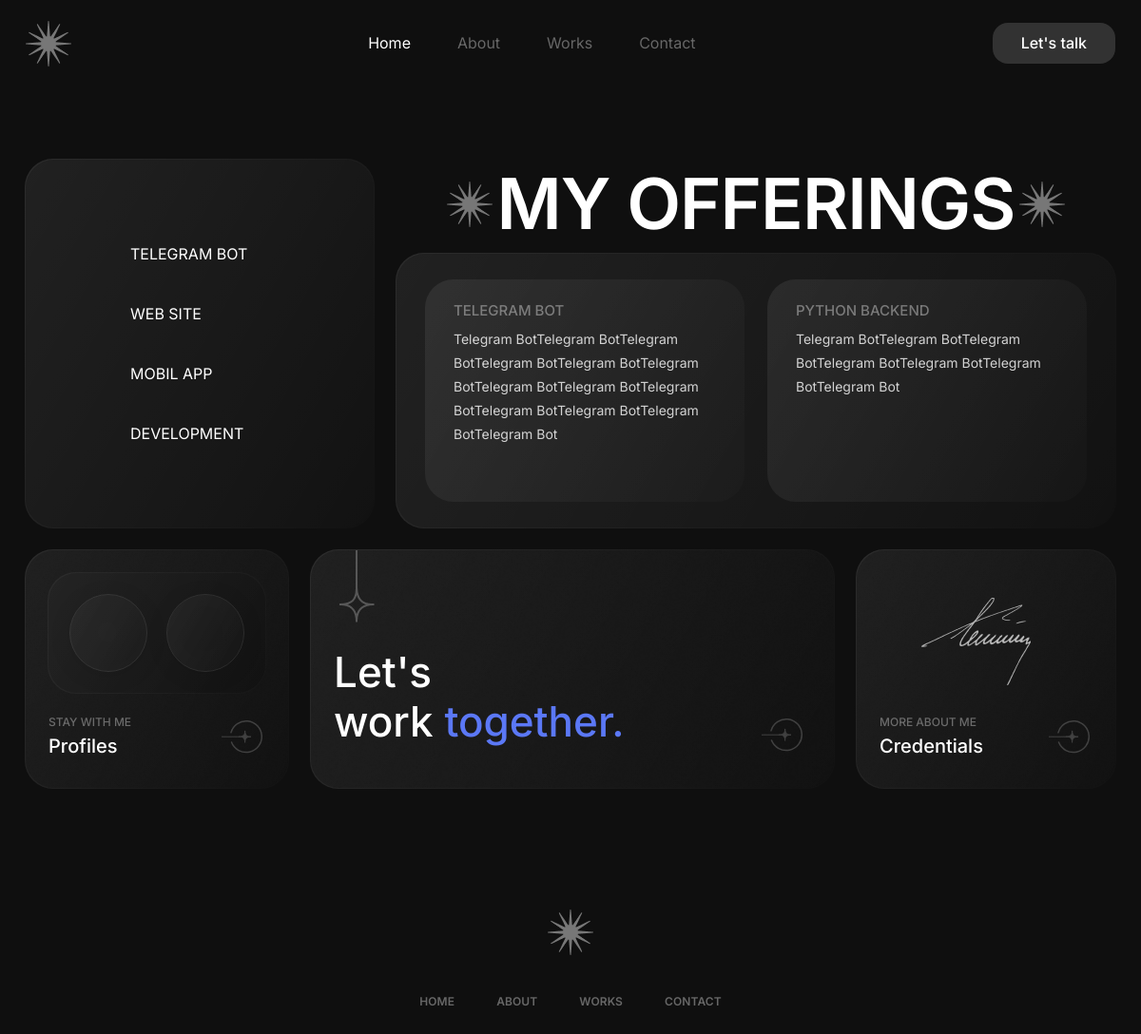
The app's page /service/ with its own data.
### apps/service/models.py (models this page shows, shortened)
class Service(models.Model):
    title = models.CharField(max_length=202)
    icon = models.CharField(max_length=202)
    description = models.TextField()

### apps/service/views.py (the view)
# urls.py: path('', service, name='service'),
def service(request):
    service_obj = Service.objects.all()
    context = {
        'services': service_obj,
    }
    return render(request, 'service/service.html', context)

### templates/service/service.html (shortened to what this page needs)
{% extends 'base.html' %}
{% load static %}
{% block content %}
    <section class="service-area">
        <div class="container">
            <div class="row">
                <div class="col-md-4">
                    <div class="service-sidebar" data-aos="fade-right">
                        <div class="service-sidebar-inner shadow-box">
                            <ul>
                                <li>
                                    TELEGRAM BOT
                                </li>
                                <li>
                                    WEB SITE
                                </li>
                                <li>
                                    MOBIL APP
                                </li>
                                <li>
                                    DEVELOPMENT
                                </li>
                            </ul>
                        </div>
                    </div>
                </div>
                <div class="col-md-8">
                    <h1 class="section-heading" data-aos="fade-up"><img src="{% static 'assets/images/star-2.png' %}" alt="Star"> My
                        Offerings <img src="{% static 'assets/images/star-2.png' %}" alt="Star"></h1>
                    <div class="service-content-wrap" data-aos="zoom-in">
                        <div class="service-content-inner shadow-box">
                            <div class="service-items">
                                {% for i in services %}
                                <div class="service-item">
                                    <h3>{{ i.title }}</h3>
                                    <p>{{ i.description}}</p>
                                </div>
                                {% endfor %}
                            </div>
                        </div>
                    </div>
                </div>
            </div>
            <div class="row mt-24">
                <div class="col-md-12">
                    <div class="d-flex profile-contact-credentials-wrap gap-24">
                        <div data-aos="zoom-in">
                            <div class="about-profile-box info-box shadow-box h-full">
                                <div class="inner-profile-icons shadow-box">
                                    <a href="https://github.com/isroilovrustam">
                                    </a>
                                    <a href="https://www.linkedin.com/in/rustamjon-isroilov-9a5876246/">
                                    </a>
                                </div>
                                <div class="d-flex align-items-center justify-content-between">
                                    <div class="infos">
                                        <h4>Stay with me</h4>
                                        <h1>Profiles</h1>
                                    </div>
                                    <a href="/contact/" class="about-btn">
                                        <img src="{% static 'assets/images/icon.svg' %}" alt="Button">
                                    </a>
                                </div>
                            </div>
                        </div>
                        <div data-aos="zoom-in" class="flex-1">
                            <div class="about-contact-box info-box shadow-box">
                                <img src="{% static 'assets/images/bg1.png' %}" alt="BG" class="bg-img">
                                <img src="{% static 'assets/images/icon2.png' %}" alt="Icon" class="star-icon">
                                <h1>Let's <br>work <span>together.</span></h1>
                                <a href="/contact/" class="about-btn">
                                    <img src="{% static 'assets/images/icon.svg' %}" alt="Button">
                                </a>
                            </div>
                        </div>
                        <div data-aos="zoom-in" class="h-full">
                            <div class="about-crenditials-box info-box shadow-box">
                                <img src="{% static 'assets/images/sign.png' %}" alt="Sign">
                                <div class="d-flex align-items-center justify-content-between">
                                    <div class="infos">
                                        <h4>more about me</h4>
                                        <h1>Credentials</h1>
                                    </div>
                                    <a href="/credential/" class="about-btn">
                                        <img src="{% static 'assets/images/icon.svg' %}" alt="Button">
                                    </a>
                                </div>
                            </div>
                        </div>
                    </div>
                </div>
            </div>
        </div>
    </section>
{% endblock %}

### records on screen
Service: title "TELEGRAM BOT", description "Telegram BotTelegram BotTelegram BotTelegram BotTelegram BotTelegram BotTelegram BotTelegram BotTelegram BotTelegram BotTelegram BotTelegram BotTelegram Bot"
Service: title "PYTHON BACKEND", description "Telegram BotTelegram BotTelegram BotTelegram BotTelegram BotTelegram BotTelegram Bot"
